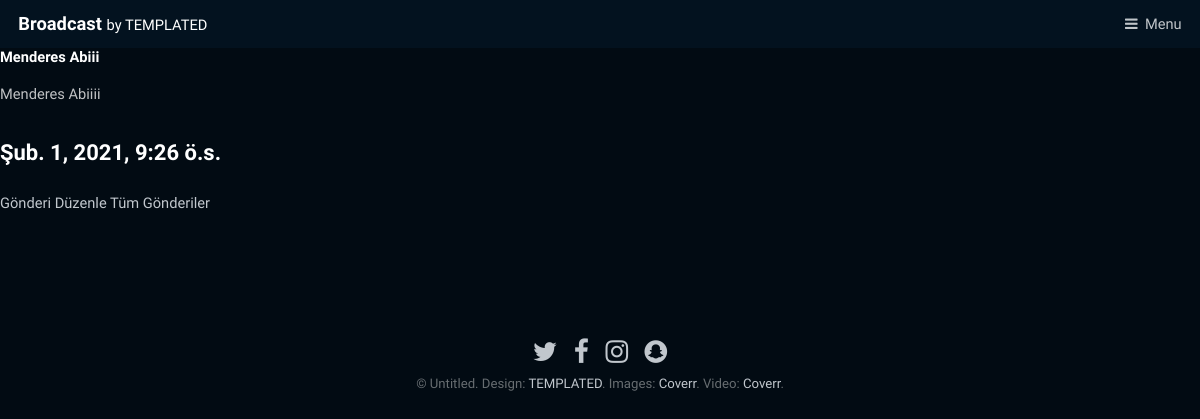
The page /blog/detay/1 on the database its author committed.
### blog/models.py (models this page shows, shortened)
class GonderiModel(models.Model):
    class Meta:
        verbose_name="Gönderi"
        verbose_name_plural = "Gönderiler"
    SECENEKLER = [("1","Korku"),("2","Komedi"),("3","Günlük")]
    tur = models.CharField(max_length=8,choices=SECENEKLER,default="1")
    baslik = models.CharField(verbose_name="Başlık",max_length=200)
    yazi = models.TextField(verbose_name="Yazı")
    kayitzaman = models.DateTimeField(verbose_name="Kayıt Tarih Saat",default=timezone.now)
    yayimzaman = models.DateTimeField(verbose_name="Yayın Zaman Tarih Saat",null=True,blank=True)

### blog/views.py (the view)
# urls.py: path('detay/<int:pk>',views.gonderidetay,name="gonderidetay"),
def gonderidetay(request,pk):
    gonderi = get_object_or_404(GonderiModel,pk=pk)
    return render(request,"blog/detay.html",{"gonderi":gonderi})

### templates/blog/detay.html
{% extends '../generic.html' %}
{% block icerik %}
<h1>{{gonderi.baslik}}</h1>
<p>{{gonderi.yazi}}</p>
<h4>{{gonderi.kayitzaman}}</h4>
<a href="{% url 'gonderiduzenle' pk=gonderi.pk %}">Gönderi Düzenle</a>
<a href="{% url 'gonderilistele' %}">Tüm Gönderiler</a>
{% endblock %}

### static/assets/css/main.css (style rules this page uses)
html, body, div, span, applet, object, iframe, h1, h2, h3, h4, h5, h6, p, blockquote, pre, a, abbr, acronym, address, big, cite, code, del, dfn, em, img, ins, kbd, q, s, samp, small, strike, strong, sub, sup, tt, var, b, u, i, center, dl, dt, dd, ol, ul, li, fieldset, form, label, legend, table, caption, tbody, tfoot, thead, tr, th, td, article, aside, canvas, details, embed, figure, figcaption, footer, header, hgroup, menu, nav, output, ruby, section, summary, time, mark, audio, video { margin: 0; padding: 0; border: 0; font-size: 100%; font: inherit; vertical-align: baseline; }
body { line-height: 1; }
body { -webkit-text-size-adjust: none; }
*, *:before, *:after { -moz-box-sizing: border-box; -webkit-box-sizing: border-box; box-sizing: border-box; }
body { -ms-overflow-style: scrollbar; }
body { background: #020B13; }
body { background-color: #020B13; color: #c0c2c4; }
body, input, select, textarea { font-family: "Signika", sans-serif; font-size: 13pt; font-weight: 300; line-height: 1.65; }
@media screen and (max-width: 1680px) { body, input, select, textarea { font-size: 11pt; } }
@media screen and (max-width: 1280px) { body, input, select, textarea { font-size: 11pt; } }
a { -moz-transition: color 0.2s ease-in-out; -webkit-transition: color 0.2s ease-in-out; -ms-transition: color 0.2s ease-in-out; transition: color 0.2s ease-in-out; text-decoration: none; }
p { margin: 0 0 2em 0; }
h1, h2, h3, h4, h5, h6 { font-weight: 700; line-height: 1.5; margin: 0 0 1em 0; }
h4 { font-size: 1.5em; }
a { color: #c1c7cd; }
h1, h2, h3, h4, h5, h6 { color: #ffffff; }
body.subpage { padding-top: 3.125em; }

### rows shown on the page
GonderiModel: baslik "Menderes Abiii", yazi "Menderes Abiiii", kayitzaman "Şub. 1, 2021, 9:26 ö.s."
